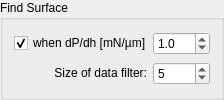
               <widget class="QGroupBox" name="groupBox_25">
                <property name="sizePolicy">
                 <sizepolicy hsizetype="Maximum" vsizetype="Maximum">
                  <horstretch>0</horstretch>
                  <verstretch>0</verstretch>
                 </sizepolicy>
                </property>
                <property name="minimumSize">
                 <size>
                  <width>224</width>
                  <height>0</height>
                 </size>
                </property>
                <property name="maximumSize">
                 <size>
                  <width>224</width>
                  <height>16777215</height>
                 </size>
                </property>
                <property name="title">
                 <string>Find Surface</string>
                </property>
                <layout class="QGridLayout" name="gridLayout_55">
                 <item row="0" column="1">
                  <widget class="QDoubleSpinBox" name="doubleSpinBox_Rate2findSurface_tabHE_FrameStiffness">
                   <property name="sizePolicy">
                    <sizepolicy hsizetype="Minimum" vsizetype="Maximum">
                     <horstretch>0</horstretch>
                     <verstretch>0</verstretch>
                    </sizepolicy>
                   </property>
                   <property name="decimals">
                    <number>1</number>
                   </property>
                   <property name="value">
                    <double>1.000000000000000</double>
                   </property>
                  </widget>
                 </item>
                 <item row="0" column="0">
                  <widget class="QCheckBox" name="checkBox_UsingRate2findSurface_tabHE_FrameStiffness">
                   <property name="sizePolicy">
                    <sizepolicy hsizetype="Maximum" vsizetype="Fixed">
                     <horstretch>0</horstretch>
                     <verstretch>0</verstretch>
                    </sizepolicy>
                   </property>
                   <property name="minimumSize">
                    <size>
                     <width>0</width>
                     <height>0</height>
                    </size>
                   </property>
                   <property name="maximumSize">
                    <size>
                     <width>16777215</width>
                     <height>16777215</height>
                    </size>
                   </property>
                   <property name="text">
                    <string>when dP/dh [mN/µm] &gt;</string>
                   </property>
                   <property name="checked">
                    <bool>true</bool>
                   </property>
                  </widget>
                 </item>
                 <item row="1" column="0">
                  <widget class="QLabel" name="label_89">
                   <property name="sizePolicy">
                    <sizepolicy hsizetype="Preferred" vsizetype="Maximum">
                     <horstretch>0</horstretch>
                     <verstretch>0</verstretch>
                    </sizepolicy>
                   </property>
                   <property name="text">
                    <string>Size of data filter:</string>
                   </property>
                   <property name="alignment">
                    <set>Qt::AlignRight|Qt::AlignTrailing|Qt::AlignVCenter</set>
                   </property>
                  </widget>
                 </item>
                 <item row="1" column="1">
                  <widget class="QSpinBox" name="spinBox_DataFilterSize_tabHE_FrameStiffness">
                   <property name="sizePolicy">
                    <sizepolicy hsizetype="Minimum" vsizetype="Maximum">
                     <horstretch>0</horstretch>
                     <verstretch>0</verstretch>
                    </sizepolicy>
                   </property>
                   <property name="value">
                    <number>5</number>
                   </property>
                  </widget>
                 </item>
                </layout>
               </widget>
